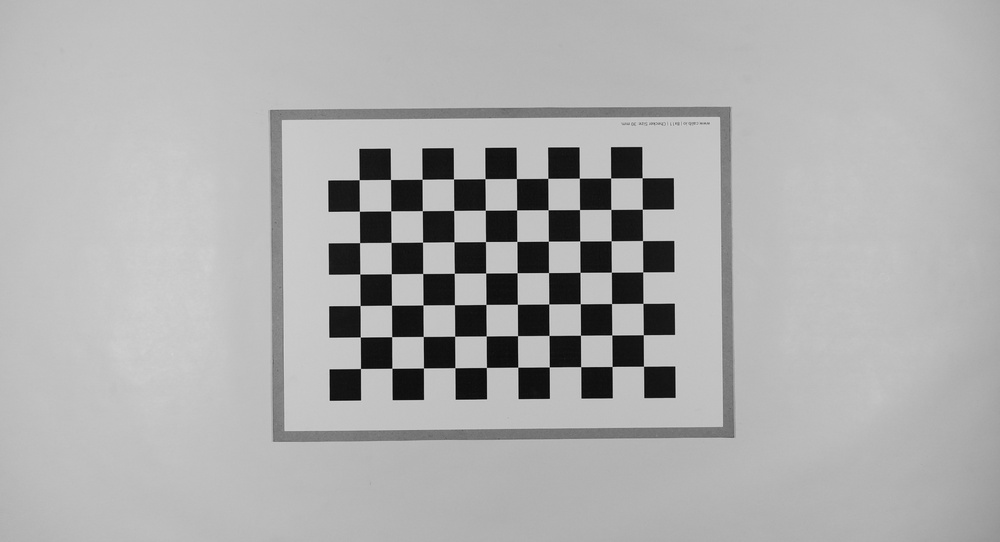
#> input picture 3_Zuschnitt/cropped_Bilder/cropped_undistorted_reference.JPG, 1000 x 542 px, shrunk from 2792 x 1512 before the run, found by its file name
$ python 'MAßSTAB.py'
#> lines starting #> are read from the running program, lines starting #| are printed output that depends on the picture
import cv2
import numpy as np
import os

# === KONFIGURATION ===
image_path = r"E:\\HBK\\WiSe 24_25_Bachelor\\Python 30.05\\3_Zuschnitt\\cropped_Bilder\\cropped_undistorted_reference.JPG"
square_size_mm = 30.0  # reale Größe eines Quadrats in mm
checkerboard_dims = (10, 7)  # Anzahl Innenkanten (nicht Felder!)
scale_file = r"E:\HBK\WiSe 24_25_Bachelor\Python 30.05\4_Maßstab\scale_data.npz"

# === Bild laden ===yy

img = cv2.imread(image_path)
#> img is the input picture: shape (542, 1000, 3); min 0, max 228, mean 173.6
if img is None:
    print("❌ Bild konnte nicht geladen werden.")
    exit()

gray = cv2.cvtColor(img, cv2.COLOR_BGR2GRAY)

# === Checkerboard finden ===
ret, corners = cv2.findChessboardCorners(gray, checkerboard_dims, None)
#> ret = True; corners = 70 rows, first 8: [643.5, 366.2], [612.1, 366.5], [580.7, 366.6], [549.3, 366.9], [517.8, 367.2], [486.4, 367.4], [454.9, 367.7], [423.5, 368]

if not ret:
    print("❌ Checkerboard konnte nicht erkannt werden.")
    exit()

# === Genauere Eckenerkennung ===
criteria = (cv2.TERM_CRITERIA_EPS + cv2.TERM_CRITERIA_MAX_ITER, 30, 0.001)
corners_refined = cv2.cornerSubPix(gray, corners, (11, 11), (-1, -1), criteria)
#> corners_refined = 70 rows, first 8: [643.5, 366.3], [612.1, 366.4], [580.7, 366.7], [549.3, 366.9], [517.7, 367.2], [486.4, 367.4], [454.8, 367.7], [423.4, 367.9]

# === Pixelabstand entlang X und Y bestimmen ===
p0 = corners_refined[0][0]
#> p0 = [643.5, 366.3]
p1 = corners_refined[1][0]
#> p1 = [612.1, 366.4]
p7 = corners_refined[checkerboard_dims[0]][0]
#> p7 = [643.3, 334.7]

dx = np.linalg.norm(p1 - p0)
#> dx = 31.38
dy = np.linalg.norm(p7 - p0)
#> dy = 31.55

px_per_mm_x = dx / square_size_mm
#> px_per_mm_x = 1.05
px_per_mm_y = dy / square_size_mm
#> px_per_mm_y = 1.05
px_per_mm_avg = (px_per_mm_x + px_per_mm_y) / 2
#> px_per_mm_avg = 1.05

# === Ausgabe ===
print("📐 Maßstab ermittelt:")
print(f" - Horizontal: {px_per_mm_x:.2f} px/mm")
#|  - Horizontal: 1.05 px/mm
print(f" - Vertikal:   {px_per_mm_y:.2f} px/mm")
#|  - Vertikal:   1.05 px/mm
print(f" - Mittelwert: {px_per_mm_avg:.2f} px/mm")
#|  - Mittelwert: 1.05 px/mm

# === Maßstab speichern ===
np.savez(scale_file,
         px_per_mm_x=px_per_mm_x,
         px_per_mm_y=px_per_mm_y,
         px_per_mm_avg=px_per_mm_avg)

print(f"💾 Maßstab gespeichert in '{scale_file}'")

# === Optional: Checkerboard anzeigen ===
img_vis = cv2.drawChessboardCorners(img.copy(), checkerboard_dims, corners_refined, ret)
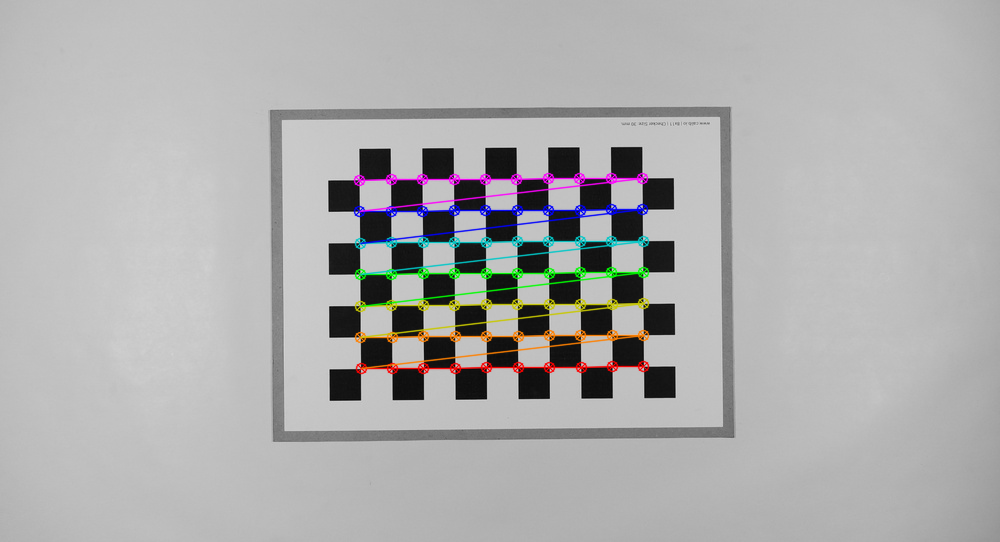
#> img_vis: shape (542, 1000, 3); mean B, G, R 173.5, 173.7, 173.9
cv2.imshow("Checkerboard erkannt", img_vis)
cv2.waitKey(0)
cv2.destroyAllWindows()
